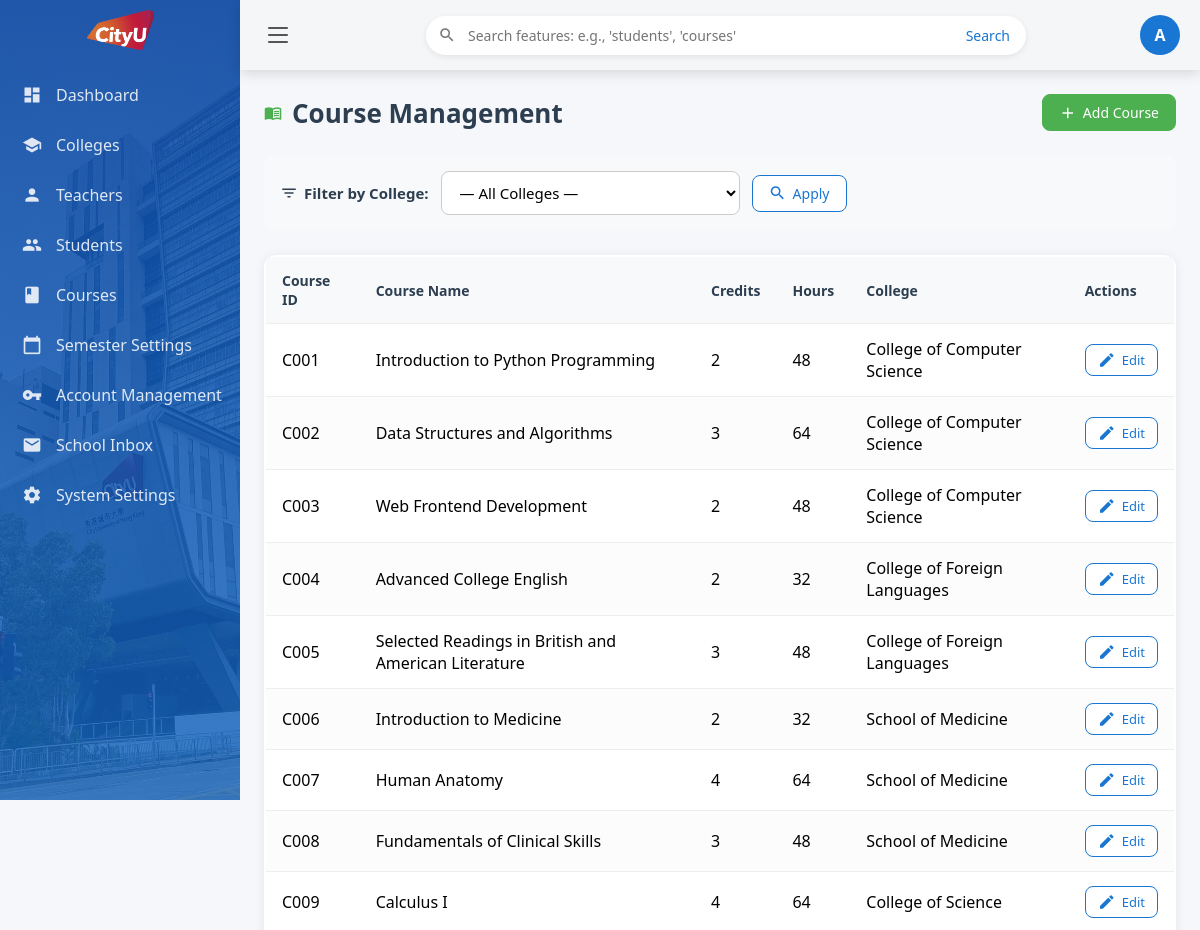
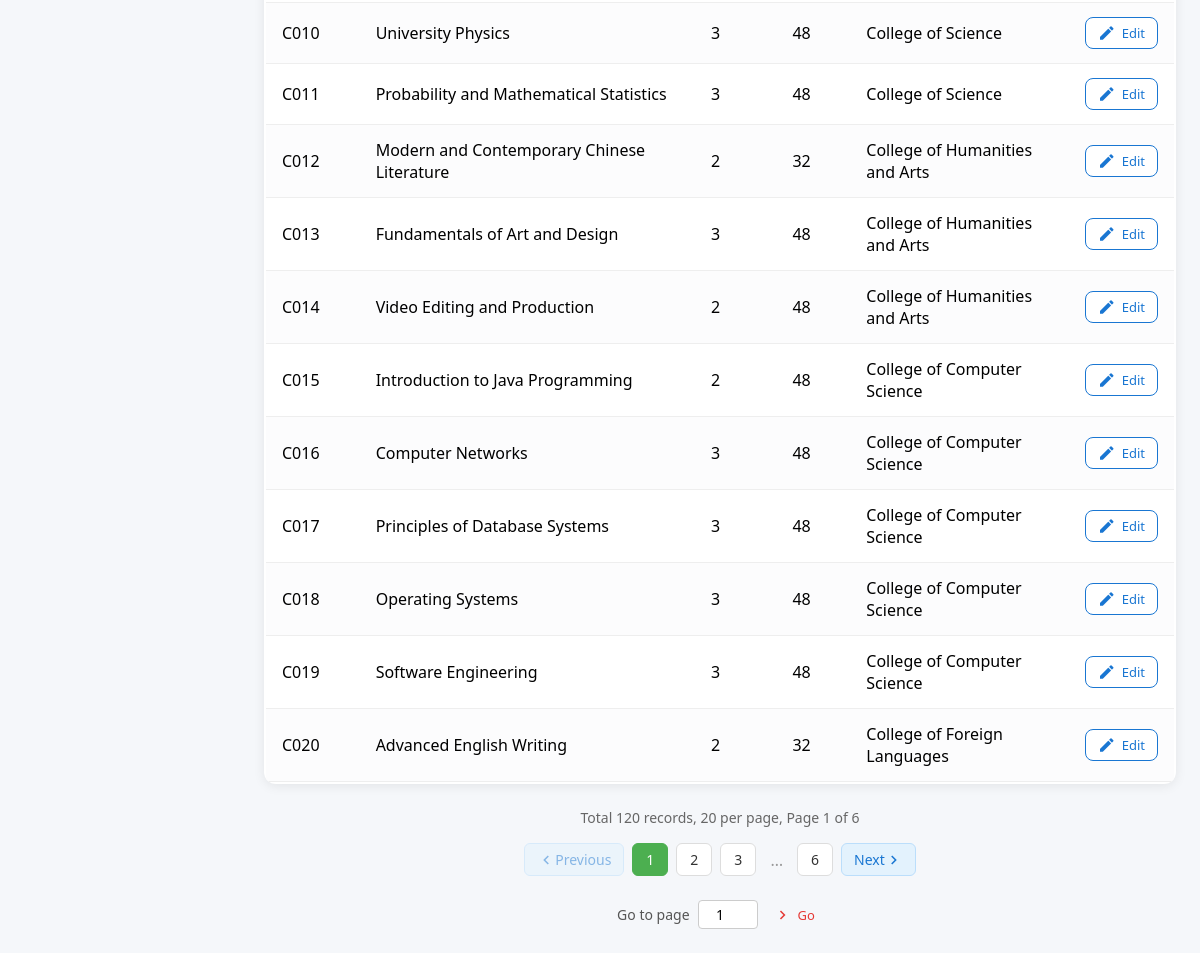
/courses (signed in), run on the app's committed database (2 pictures, top to bottom).
### tables this page shows
CREATE TABLE "course" (
	"course_id"	VARCHAR(20),
	"course_name"	VARCHAR(100) NOT NULL,
	"credits"	INT,
	"hours"	INT,
	"college_id"	VARCHAR(20),
	"target_grade"	INTEGER CHECK("target_grade" IN (1, 2, 3)),
	PRIMARY KEY("course_id"),
	UNIQUE("course_name"),
	FOREIGN KEY("college_id") REFERENCES "college"("college_id")
);

CREATE TABLE "college" (
	"college_id"	VARCHAR(20),
	"college_name"	VARCHAR(50) NOT NULL,
	"address"	TEXT,
	"phone"	VARCHAR(20),
	PRIMARY KEY("college_id"),
	UNIQUE("college_name")
);

### app/admin.py (the view)
@admin_bp.route('/courses')
def courses():
    if not require_admin():
        return redirect(url_for('main.dashboard'))
    page = request.args.get('page', 1, type=int)
    per_page = ITEMS_PER_PAGE
    offset = (page - 1) * per_page
    college_id = request.args.get('college_id', '').strip()
    conn = get_db_connection()
    count_query = "SELECT COUNT(*) FROM course co"
    data_query = """
        SELECT co.*, c.college_name
        FROM course co
        LEFT JOIN college c ON co.college_id = c.college_id
    """
    params = []
    if college_id:
        count_query += " WHERE co.college_id = ?"
        data_query += " WHERE co.college_id = ?"
        params.append(college_id)
    total = conn.execute(count_query, params).fetchone()[0]
    data_query += " ORDER BY co.course_id LIMIT ? OFFSET ?"
    paginated_params = params + [per_page, offset]
    courses = conn.execute(data_query, paginated_params).fetchall()
    colleges = conn.execute("SELECT * FROM college ORDER BY college_name").fetchall()
    college_counts = conn.execute("""
        SELECT college_id, COUNT(*) as count
        FROM course
        GROUP BY college_id
    """).fetchall()
    college_count_dict = {row['college_id']: row['count'] for row in college_counts}
    conn.close()
    pagination = {
        'total': total,
        'per_page': per_page,
        'page': page,
        'pages': (total + per_page - 1) // per_page
    }
    return render_template(
        'admin/admin_courses.html',
        courses=courses,
        colleges=colleges,
        selected_college_id=college_id or None,
        college_count_dict=college_count_dict,
        pagination=pagination
    )

### app/admin.py (called while the page is built)
def require_admin():
    return session.get('role') == 'admin'

### app/db.py (called while the page is built)
def get_db_connection():
    if 'db' not in g:
        g.db = sqlite3.connect(
            DATABASE,
            timeout=20.0,
            check_same_thread=False
        )
        g.db.row_factory = sqlite3.Row
        g.db.execute('PRAGMA foreign_keys = ON;')
    return g.db

### templates/admin/admin_courses.html (shortened to what this page needs)
{% extends "admin/admin_base.html" %}
{% block content %}
<div class="page-header">
  <h2>
    <i class="material-icons">menu_book</i> Course Management
  </h2>
  <a href="{{ url_for('admin.add_course') }}" class="btn btn-primary">
    <i class="material-icons">add</i> Add Course
  </a>
</div>
<form method="GET" class="filter-form">
  <label for="college-filter" class="filter-label">
    <i class="material-icons">filter_list</i> Filter by College:
  </label>
  <select name="college_id" id="college-filter" class="form-select filter-select">
    <option value="">— All Colleges —</option>
  </select>
  <button type="submit" class="btn btn-outline filter-btn">
    <i class="material-icons">search</i> Apply
  </button>
</form>
{% if courses %}
<div class="table-container">
  <table class="data-table">
    <thead>
      <tr>
        <th>Course ID</th>
        <th>Course Name</th>
        <th>Credits</th>
        <th>Hours</th>
        <th>College</th>
        <th>Actions</th>
      </tr>
    </thead>
    <tbody>
      {% for c in courses %}
      <tr>
        <td>{{ c.course_id }}</td>
        <td>{{ c.course_name or '—' }}</td>
        <td>{{ c.credits or '—' }}</td>
        <td>{{ c.hours or '—' }}</td>
        <td>{{ c.college_name or c.college_id or '—' }}</td>
        <td>
          <a href="{{ url_for('admin.edit_course', course_id=c.course_id) }}" class="btn btn-sm btn-outline">
            <i class="material-icons">edit</i> Edit
          </a>
        </td>
      </tr>
      {% endfor %}
    </tbody>
  </table>
</div>
<div class="pagination-section">
  <div class="pagination-info">
    Total {{ pagination.total }} records, {{ pagination.per_page }} per page, Page {{ pagination.page }} of {{ pagination.pages }}
  </div>
  <div class="pagination-controls">
    {% if pagination.page > 1 %}
      <a href="{{ url_for('admin.courses', page=pagination.page - 1, college_id=request.args.get('college_id')) }}" class="pagination-btn">
        <i class="material-icons">chevron_left</i> Previous
      </a>
    {% else %}
      <span class="pagination-btn disabled">
        <i class="material-icons">chevron_left</i> Previous
      </span>
    {% endif %}
    {% set start = [1, pagination.page - 2] | max %}
    {% set end = [pagination.pages, pagination.page + 2] | min %}
    {% for p in range(start, end + 1) %}
      {% if p == pagination.page %}
        <span class="pagination-page active">{{ p }}</span>
      {% else %}
        <a href="{{ url_for('admin.courses', page=p, college_id=request.args.get('college_id')) }}" class="pagination-page">{{ p }}</a>
      {% endif %}
    {% endfor %}
    {% if end < pagination.pages %}
      {% if end < pagination.pages - 1 %}
        <span class="pagination-ellipsis">…</span>
      {% endif %}
      <a href="{{ url_for('admin.courses', page=pagination.pages, college_id=request.args.get('college_id')) }}" class="pagination-page">{{ pagination.pages }}</a>
    {% endif %}
    {% if pagination.page < pagination.pages %}
      <a href="{{ url_for('admin.courses', page=pagination.page + 1, college_id=request.args.get('college_id')) }}" class="pagination-btn">
        Next <i class="material-icons">chevron_right</i>
      </a>
    {% else %}
      <span class="pagination-btn disabled">
        Next <i class="material-icons">chevron_right</i>
      </span>
    {% endif %}
  </div>
  <form method="GET" class="goto-page-form">
    Go to page
    <input type="number" name="page" min="1" max="{{ pagination.pages }}" value="{{ pagination.page }}" class="goto-input">
    <button type="submit" class="btn btn-text" style="padding: 4px 8px; font-size: 13px;">
      <i class="material-icons">navigate_next</i> Go
    </button>
  </form>
</div>
{% else %}
<div class="empty-state">
  <p><i class="material-icons">book</i> No courses available</p>
</div>
{% endif %}
{% endblock %}

### templates/admin/admin_courses.html (style rules this page uses)
.page-header { display: flex; justify-content: space-between; align-items: center; margin-bottom: 24px; flex-wrap: wrap; gap: 16px; }
.page-header h2 { margin: 0; color: #2c3e50; font-size: 26px; font-weight: 600; display: flex; align-items: center; gap: 10px; }
.page-header h2 .material-icons { color: #4caf50; }
.btn, .btn-primary, .btn-outline, .btn-text { display: inline-flex; align-items: center; gap: 6px; padding: 8px 16px; border-radius: 8px; text-decoration: none; font-size: 14px; cursor: pointer; transition: all 0.2s; border: none; }
.btn-primary { background-color: #4caf50; color: white; border: 1px solid #4caf50; }
.btn-outline { background: white; color: #1976d2; border: 1px solid #1976d2; }
.btn-sm { padding: 6px 12px; font-size: 13px; }
.btn-text { color: #e53935; background: transparent; border: none; padding: 6px 12px; }
.filter-form { display: flex; align-items: center; gap: 12px; margin-bottom: 24px; padding: 16px; background: #f8f9fa; border-radius: 12px; flex-wrap: wrap; }
.filter-label { font-weight: 600; color: #2c3e50; display: flex; align-items: center; gap: 6px; white-space: nowrap; font-size: 15px; }
.filter-select { min-width: 200px; padding: 10px 14px; border: 1px solid #ccc; border-radius: 8px; font-size: 15px; background: white; }
.filter-btn { height: auto; }
.table-container { overflow-x: auto; background: white; border-radius: 12px; box-shadow: 0 2px 12px rgba(0,0,0,0.08); padding: 2px; }
.data-table { width: 100%; min-width: 650px; border-collapse: collapse; }
.data-table th, .data-table td { padding: 14px 16px; text-align: left; border-bottom: 1px solid #eee; }
.data-table th { background-color: #f8f9fa; font-weight: 600; color: #2c3e50; font-size: 14px; }
.data-table tbody tr:nth-child(even) { background-color: #fcfcfd; }
.pagination-section { margin-top: 24px; display: flex; flex-direction: column; gap: 16px; align-items: center; }
.pagination-info { color: #666; font-size: 14px; }
.pagination-controls { display: flex; align-items: center; flex-wrap: wrap; gap: 8px; }
.pagination-btn, .pagination-page { display: inline-flex; align-items: center; justify-content: center; padding: 6px 12px; border-radius: 6px; text-decoration: none; font-size: 14px; min-width: 36px; text-align: center; }
.pagination-btn { background: #e3f2fd; color: #1976d2; border: 1px solid #bbdefb; }
.pagination-btn.disabled { opacity: 0.5; cursor: not-allowed; }
.pagination-page { background: white; border: 1px solid #ddd; color: #333; }
.pagination-page.active { background: #4caf50; color: white; border-color: #4caf50; }
.pagination-ellipsis { color: #999; padding: 0 6px; }
.goto-page-form { display: flex; align-items: center; gap: 8px; margin-top: 8px; font-size: 14px; color: #555; }
.goto-input { width: 60px; padding: 4px 8px; border: 1px solid #ccc; border-radius: 4px; text-align: center; font-size: 14px; }
.material-icons { font-size: 18px; vertical-align: middle; line-height: 1; }

### data on the page
course: course_id "C001", course_name "Introduction to Python Programming", credits "2", hours "48", college_name "College of Computer Science"
course: course_id "C002", course_name "Data Structures and Algorithms", credits "3", hours "64", college_name "College of Computer Science"
course: course_id "C003", course_name "Web Frontend Development", credits "2", hours "48", college_name "College of Computer Science"
course: course_id "C004", course_name "Advanced College English", credits "2", hours "32", college_name "College of Foreign Languages"
course: course_id "C005", course_name "Selected Readings in British and American Literature", credits "3", hours "48", college_name "College of Foreign Languages"
course: course_id "C006", course_name "Introduction to Medicine", credits "2", hours "32", college_name "School of Medicine"
course: course_id "C007", course_name "Human Anatomy", credits "4", hours "64", college_name "School of Medicine"
course: course_id "C008", course_name "Fundamentals of Clinical Skills", credits "3", hours "48", college_name "School of Medicine"
course: course_id "C009", course_name "Calculus I", credits "4", hours "64", college_name "College of Science"
course: course_id "C010", course_name "University Physics", credits "3", hours "48", college_name "College of Science"
course: course_id "C011", course_name "Probability and Mathematical Statistics", credits "3", hours "48", college_name "College of Science"
course: course_id "C012", course_name "Modern and Contemporary Chinese Literature", credits "2", hours "32", college_name "College of Humanities and Arts"
course: course_id "C013", course_name "Fundamentals of Art and Design", credits "3", hours "48", college_name "College of Humanities and Arts"
course: course_id "C014", course_name "Video Editing and Production", credits "2", hours "48", college_name "College of Humanities and Arts"
course: course_id "C015", course_name "Introduction to Java Programming", credits "2", hours "48", college_name "College of Computer Science"
course: course_id "C016", course_name "Computer Networks", credits "3", hours "48", college_name "College of Computer Science"
course: course_id "C017", course_name "Principles of Database Systems", credits "3", hours "48", college_name "College of Computer Science"
course: course_id "C018", course_name "Operating Systems", credits "3", hours "48", college_name "College of Computer Science"
course: course_id "C019", course_name "Software Engineering", credits "3", hours "48", college_name "College of Computer Science"
course: course_id "C020", course_name "Advanced English Writing", credits "2", hours "32", college_name "College of Foreign Languages"

### other printed values
{{ session.username|first|upper }} "A"
{{ pagination.total }} "120"
{{ pagination.per_page }} "20"
{{ pagination.page }} "1"
{{ pagination.pages }} "6"
{{ p }} "1"
{{ p }} "2" "3"
